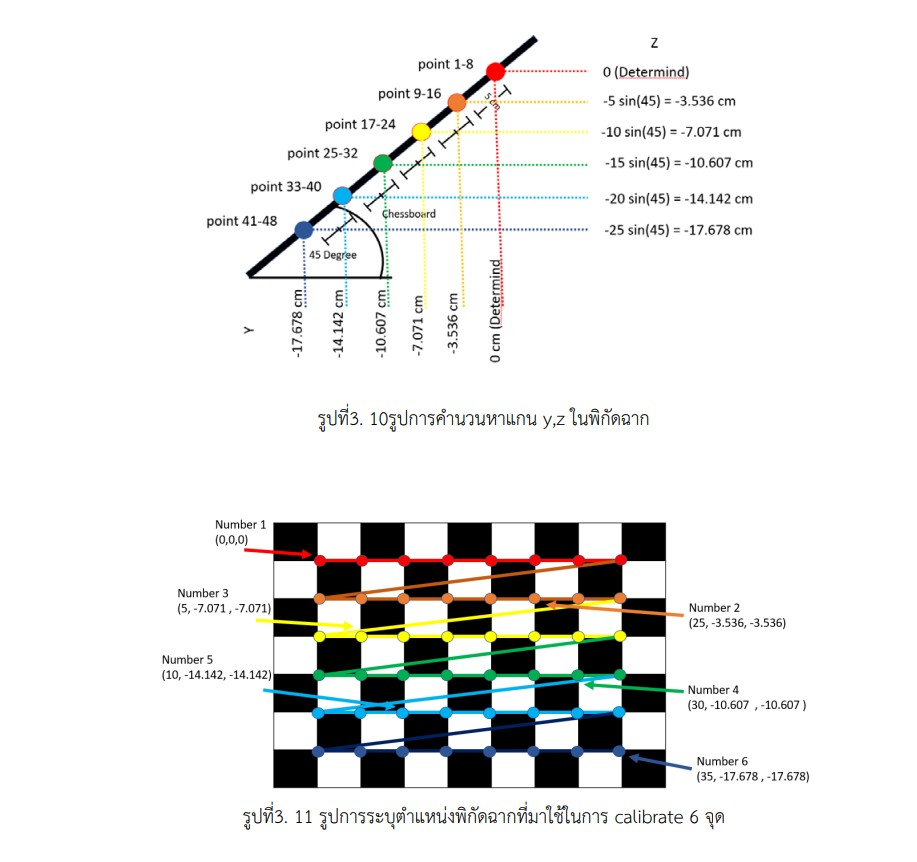
#> input picture Video_showe/นำเสนอ24-10-64/messageImage_1635014859590.jpg, 917 x 862 px, given in place of side.MOV, which was not available
$ python DLT.py
#> lines starting #> are read from the running program, lines starting #| are printed output that depends on the picture; after the words box and inside, x2 and y2 are one past the last pixel; in counts of white or black regions, pixels touching at a corner belong together; pictures that were not available may be replaced by others from this repository, and a replacement may not be noted
import pickle as pk
import cv2
import numpy as np
import math
import time
import matplotlib.pyplot as plt


class DLT():
    # [100 lines left out: functions __init__, rotate, calibrate, get_XYZ, not called in this run]

    def set_origin(self, uL,vL,uR,vR):
        self.origin = self.get_XYZ(uL,vL,uR,vR)

    def euclidean_dist(self, xyz, uvw):
        return  math.sqrt(pow(xyz[0]-uvw[0],2) + pow(xyz[1]-uvw[1],2) + pow(xyz[2]-uvw[2],2))

    # [84 lines left out: functions random_point, LR_minimum_err, get_uv, not called in this run]
if __name__ == "__main__":
    cap_top = cv2.VideoCapture("D:/Project4C/coding/Video_Test/64-10-18/top_60.MOV")
    cap_side = cv2.VideoCapture("D:/Project4C/coding/Video_Test/64-10-18/side.MOV")
    WIDTH  = 1920
    HEIGHT = 1080
    # cap_top = cv2.VideoCapture("Video_Test/top_1.MOV")
    # cap_side = cv2.VideoCapture("Video_Test/side_1.MOV")
    ret1,img1 = cap_side.read()
#> img1 is the input picture: shape (862, 917, 3); mean B, G, R 231.9, 233.1, 232.7
    ret2,img2 = cap_top.read()
    # [28 lines of commented-out code are left out]

    chess_dim = (9, 6)
    img_gray1 = cv2.cvtColor(img1,cv2.COLOR_BGR2GRAY)
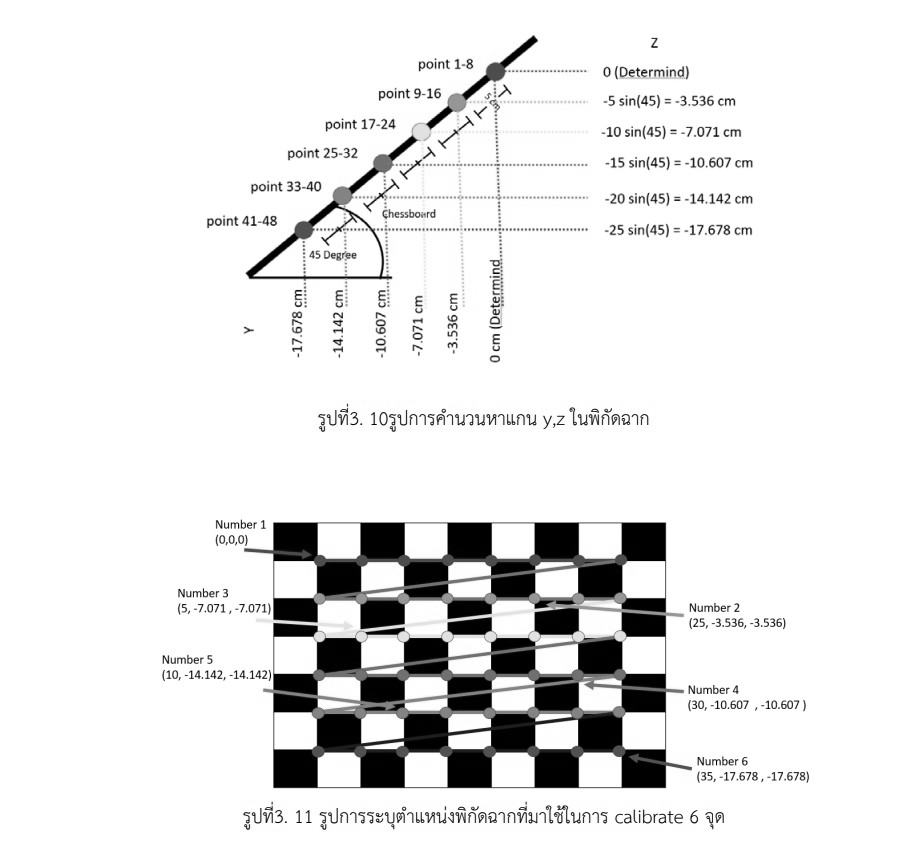
#> img_gray1: shape (862, 917); min 0, max 255, mean 232.9
    img_gray2 = cv2.cvtColor(img2,cv2.COLOR_BGR2GRAY)
    (thresh, blackAndWhiteImage1) = cv2.threshold(img_gray1, 127, 255, cv2.THRESH_BINARY)
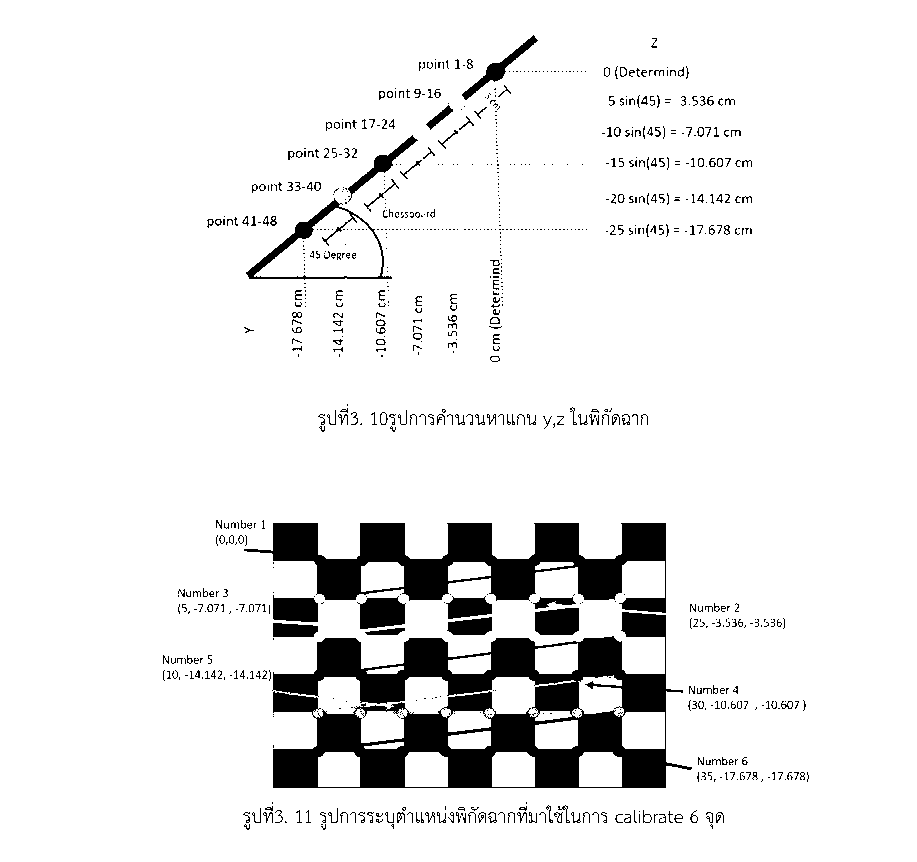
#> blackAndWhiteImage1: shape (862, 917); 91.4% white; 824 black regions (615 under 20 px), largest, box (x1, y1, x2, y2) and area: (272, 612, 692, 788) 32771, (244, 523, 666, 613) 16773, (246, 198, 392, 280) 1538
    (thresh, blackAndWhiteImage2) = cv2.threshold(img_gray2, 127, 255, cv2.THRESH_BINARY)
    ret1, corners1 = cv2.findChessboardCorners( img_gray1,chess_dim,None)
#> ret1 = False; corners1 = None
    ret2, corners2 = cv2.findChessboardCorners( img_gray2,chess_dim,None)
#> ret2 = False; corners2 = None
    img_D1 = cv2.drawChessboardCorners(img1, chess_dim, corners1, ret1)
    img_D2 = cv2.drawChessboardCorners(img2, chess_dim, corners2, ret2)

    # [7 lines of commented-out code are left out]
    hStack = np.vstack([img_D1, img_D2])
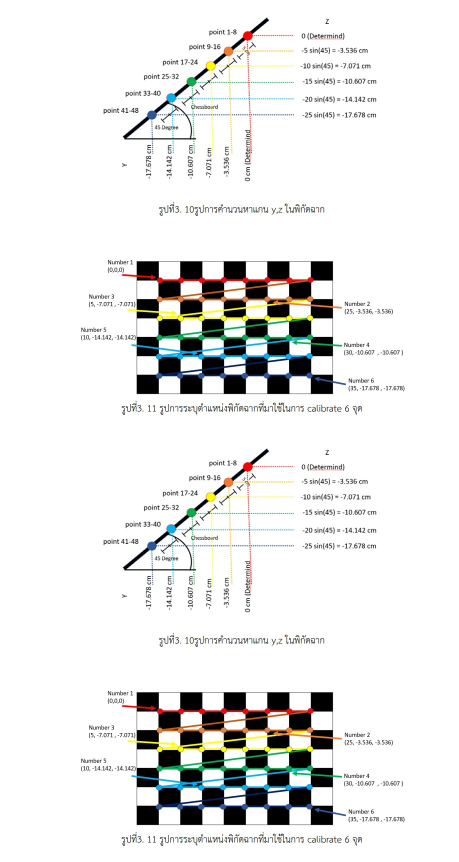
#> hStack: shape (1724, 917, 3) (shown at 1/2 size); mean B, G, R 231.9, 233.1, 232.7

    cv2.imshow("bnkjnjk",cv2.resize(hStack,(640,720)))
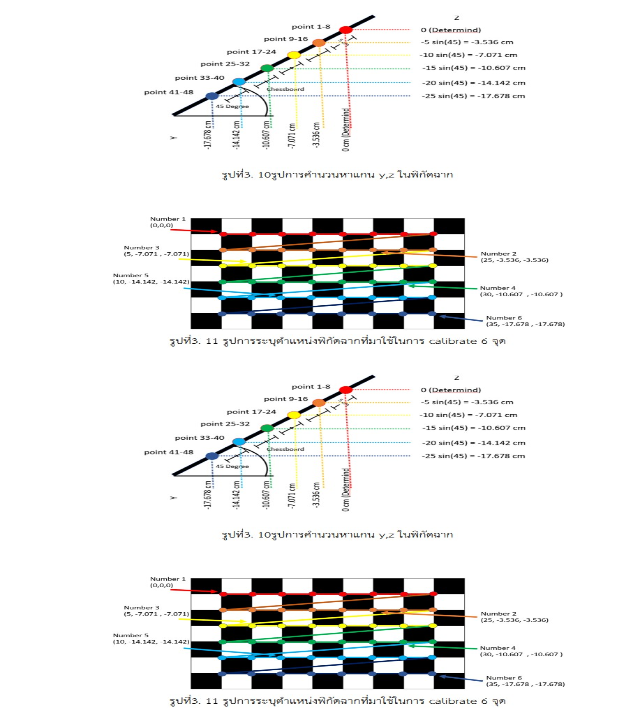
#> window 'bnkjnjk': shape (720, 640, 3); mean B, G, R 231.8, 233, 232.6


    cv2.waitKey(0)
    cv2.destroyAllWindows()
